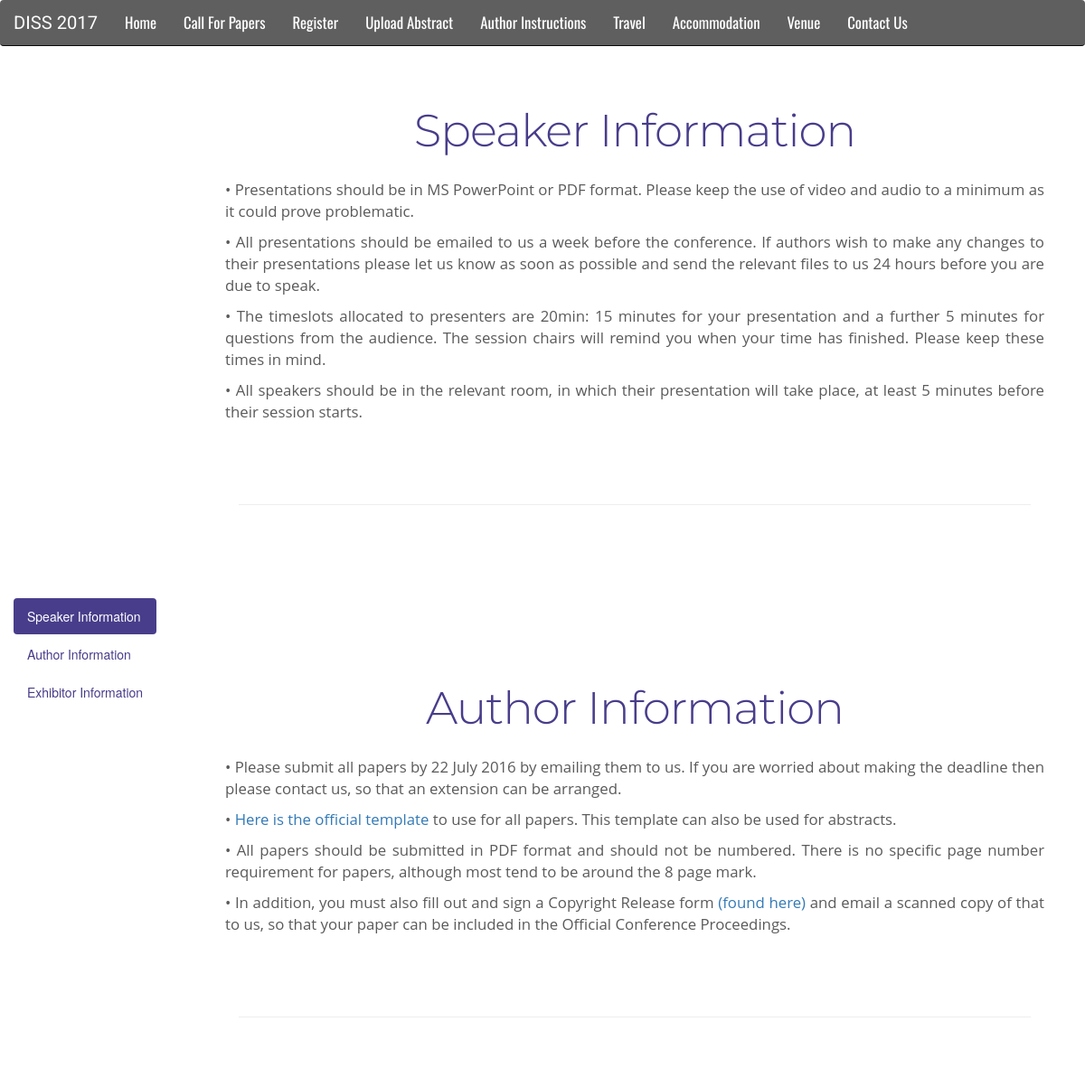
The page /authorinstructions/ (upper part) on the database as committed earlier.
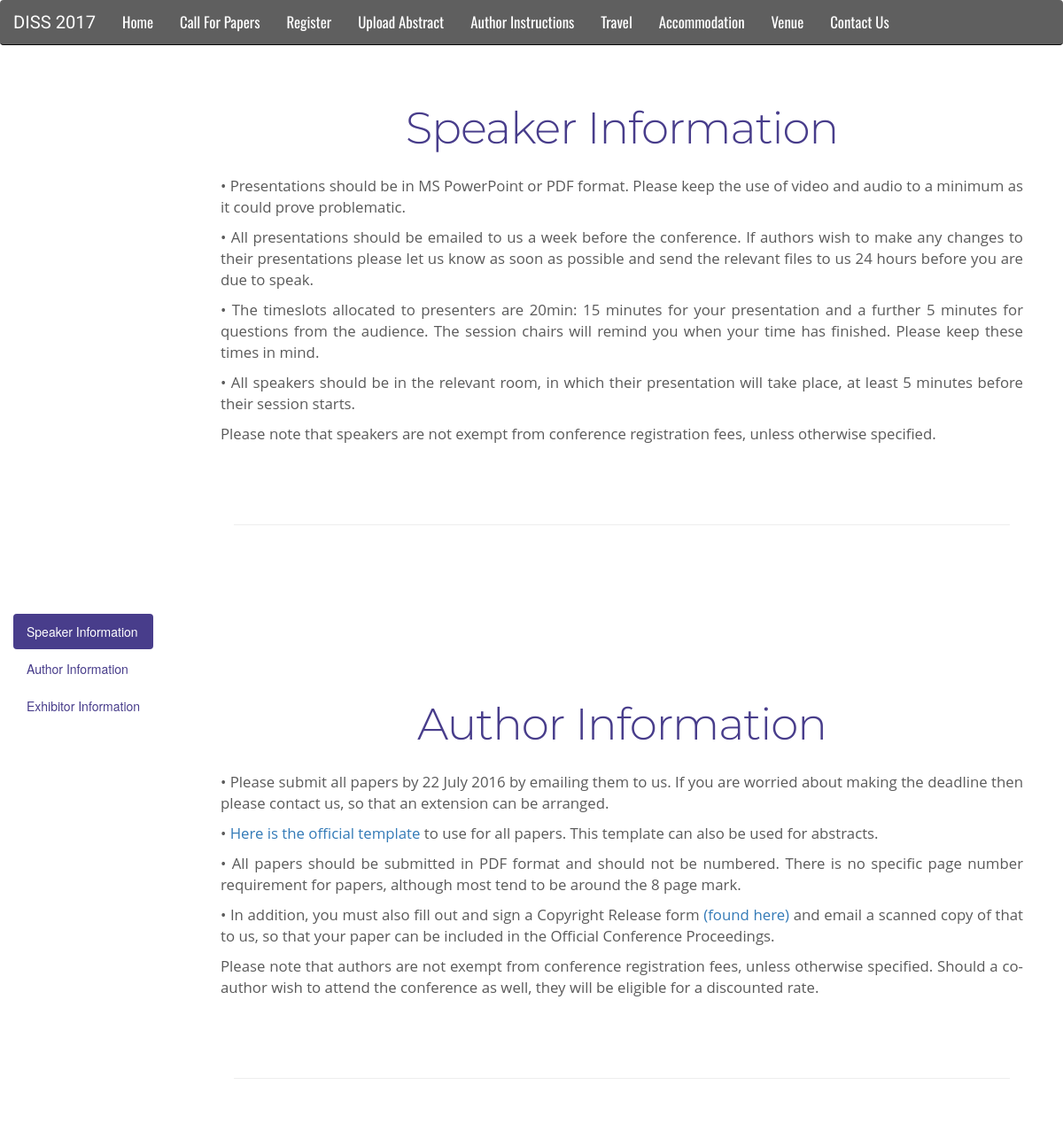
The same page on the database as committed later.
### mainApp/models.py (models this page shows, shortened)
class Item(models.Model):
    page = models.ForeignKey(InfoPage)
    headline = models.CharField(max_length=40)
    element_id = models.CharField(max_length=40, unique=True)
    order = models.IntegerField()
    text = models.CharField(max_length=3000)
    def table_class(self):
        new_self = self.text.replace('<table border="1" cellpadding="1" cellspacing="1" style="width:500px">',
                                 '<table class="table table-striped" style="text-align: center">')
        new_self = new_self.replace('<p>', '<p style="text-align: justify">')
        return new_self

### mainApp/views.py (the view)
# urls.py: url(r'^authorinstructions/', main_views.author_instructions, name='authorInstructions'),
def author_instructions(request):
    story_list = Item.objects.filter(page__name="authorInstructions").order_by('order')
    return render(request, 'baseTemplates/infoPageBase.html', {"story_list": story_list,
                                                               "title": "Author Instructions"}, )

### templates/baseTemplates/infoPageBase.html (shortened to what this page needs)
{% extends 'baseTemplates/base.html' %}
{% load staticfiles %}
{% block body_block %}
    <div class="side-navigation col-md-4" id="sidebar">
        <ul class="nav nav-pills nav-stacked" id="sidebarNav" data-spy="affix">
            {% for story in story_list %}
                <li><a href="#{{ story.id }}">{{ story.headline }}</a></li>
            {% endfor %}
        </ul>
    </div>
    <div class="main-body">
        {% for story in story_list %}
            <div class="row featurette">
                <h2 class="featurette-heading" id="{{ story.id }}">
                    {{ story.headline }}
                </h2>
                {% autoescape off %}
                    {{ story.table_class }}
                {% endautoescape %}
            </div>
            <hr class="featurette-divider">
        {% endfor %}
    </div>
{% endblock %}

### templates/baseTemplates/base.html (shortened to what this page needs)
{% load staticfiles %}
<!DOCTYPE html>
<html lang="en">
<head>
    <link rel="stylesheet" href="https://maxcdn.bootstrapcdn.com/bootstrap/3.3.6/css/bootstrap.min.css"
>
    <link href="/static/styles.css" rel="stylesheet">
</head>
<body data-spy="scroll" data-target="#sidebar" data-offset="150">
<div class="navbar-wrapper">
    <div class="container">
        <nav class="navbar navbar-inverse navbar-fixed-top">
            <div class="container-fluid">
                <div class="navbar-header">
                    <a class="navbar-brand" href="{% url 'index' %}">DISS 2017</a>
                </div>
                <div id="navbar" class="navbar-collapse collapse">
                    <ul class="nav navbar-nav">
                        <li><a href="{% url 'index' %}">Home</a></li>
                        <li><a href="/static/DISS%202017.pdf" target="_blank">Call For Papers</a></li>
                        <li><a href="{% url 'register' %}">Register</a></li>
                        <li><a href="{% url 'uploadAbstract' %}">Upload Abstract</a></li>
                        <li><a href="{% url 'authorInstructions' %}">Author Instructions</a></li>
                        <li><a href="{% url 'travel' %}" class="hidden-sm">Travel</a></li>
                        <li><a href="{% url 'accomodation' %}" class="hidden-sm">Accommodation</a></li>
                        <li><a href="{% url 'venue' %}" class="hidden-sm">Venue</a></li>
                        <li><a href="{% url 'contactus' %}">Contact Us</a></li>
                    </ul>
                </div>
            </div>
        </nav>
    </div>
</div>
{% block body_block %}{% endblock %}
</body>
</html>

### static/styles.css (style rules this page uses)
body { padding-bottom: 40px; color: #5a5a5a; }
.main-body { margin-left: 17%; padding-left: 5%; padding-right: 5%; font-family: "Open Sans", sans-serif; font-size: larger; }
.navbar-wrapper { position: absolute; top: 0; right: 0; left: 0; z-index: 20; }
.navbar-wrapper > .container { padding-right: 0; padding-left: 0; }
.navbar-wrapper .navbar { padding-right: 15px; padding-left: 15px; }
#sidebarNav.affix { position: fixed; top: 33%; max-width: 17%; }
#sidebar { max-width: 17%; }
.featurette-divider { margin: 80px 0; }
.featurette-heading { font-weight: 300; line-height: 1; letter-spacing: -1px; text-align: center; font-family: "Montserrat", sans-serif; padding-bottom: 2%; }
@media (min-width: 768px) { .navbar-wrapper { margin-top: 20px; } }
@media (min-width: 768px) { .navbar-wrapper .container { padding-right: 15px; padding-left: 15px; } }
@media (min-width: 768px) { .navbar-wrapper .navbar { padding-right: 0; padding-left: 0; } }
@media (min-width: 768px) { .navbar-wrapper .navbar { border-radius: 4px; } }
@media (min-width: 768px) { .featurette-heading { font-size: 50px; } }
@media (min-width: 992px) { .featurette-heading { margin-top: 120px; } }
.featurette-heading { color: darkslateblue; }
#sidebarNav > li > a { color: darkslateblue; }
#sidebar .nav > .active > a, #sidebar .nav > li > a:hover, #sidebar .nav > li > a:focus { background-color: darkslateblue; color: white; }
.navbar { font-family: "Oswald", sans-serif; font-size: larger; background-color: #5f5f5f; }
#navbar > ul > li > a { color: white; }
body > div.navbar-wrapper > div > nav > div > div.navbar-header > a { color: white; }
.navbar-brand { font-family: "Roboto", sans-serif; color: white; font-size: larger; }

Rows that differ between the two databases and show on the page:
changed Item "Speaker Information": table_class "…before their session starts." → "…before their session starts. Please note that speakers are not exempt from conference registration fees, unless otherwise specified."
changed Item "Author Information": table_class "…the Official Conference Proceedings." → "…the Official Conference Proceedings. Please note that authors are not exempt from conference registration fees, unless otherwise specified. Should a co-author wish to attend the conference as well, they will be eligible for a discounted rate."
